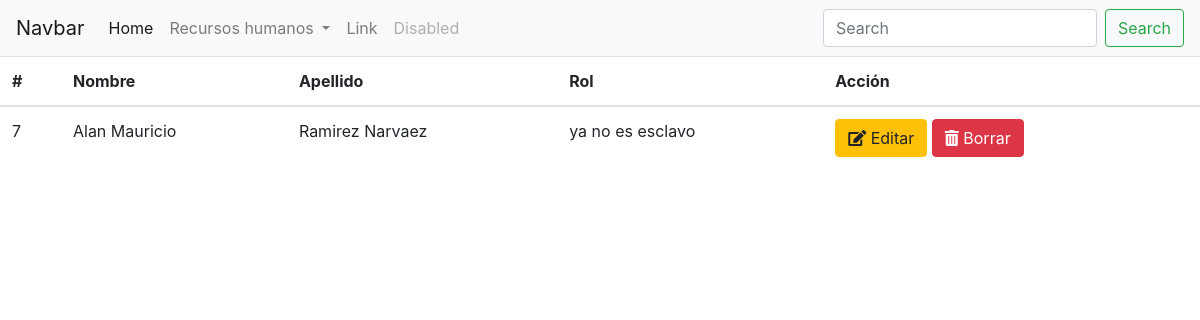
Screenshot of /RH/ with the database file from the repository.
### RH/models.py (models this page shows)
class Empleado(models.Model):
	nombre=models.CharField(max_length=120)
	apellido_paterno=models.CharField(max_length=120)
	apellido_materno=models.CharField(max_length=120,blank=True,null=True)
	fecha_de_nacimiento=models.DateTimeField(blank=True,null=True)
	fecha_de_alta=models.DateTimeField(default=timezone.now)
	rol=models.ForeignKey(Rol,on_delete=models.CASCADE)
	usuario=models.ForeignKey('auth.User',on_delete=models.CASCADE)

class Rol(models.Model):
	nombre=models.CharField(max_length=120)
	descripcion=models.TextField()

### RH/views.py (the view)
# urls.py: path('',views.empleados_index,name='empleados_index'),
def empleados_index(request):
	empleados=Empleado.objects.all()
	return render(request,'RH/empleados_index.html',{'empleados':empleados})

### RH/templates/RH/empleados_index.html
{% extends "base.html" %}
{% block content %}
	<table class="table">
	  <thead>
	    <tr>
	      <th scope="col">#</th>
	      <th scope="col">Nombre</th>
	      <th scope="col">Apellido</th>
	      <th scope="col">Rol</th>
	      <th scope="col">Acción</th>
	    </tr>
	  </thead>
	  <tbody>
	  	{% for empleado in empleados %}
		    <tr>
		      <td>{{empleado.pk}}</td>
		      <td>{{empleado.nombre}}</td>
		      <td>{{empleado.apellido_paterno}} {% firstof empleado.apellido_materno ''%}</td>
		      <td>{{empleado.rol.nombre}}</td>
		      <td>
		      	<a class="btn btn-warning" href="{% url 'empleados_edit' pk=empleado.pk %}" role="button"><i class="fas fa-edit"></i> Editar</a>
		      	<a class="btn btn-danger" href="{%url 'empleados_delete' pk=empleado.pk%}" role="button"><i class="fas fa-trash-alt"></i> Borrar</a>
		      </td>
		    </tr>
		{% endfor %}
	  </tbody>
	</table>
{% endblock content %}

### rows the page displays
Empleado: pk "7", nombre "Alan Mauricio", apellido_paterno "Ramirez", apellido_materno "Narvaez", rol.nombre "ya no es esclavo"
